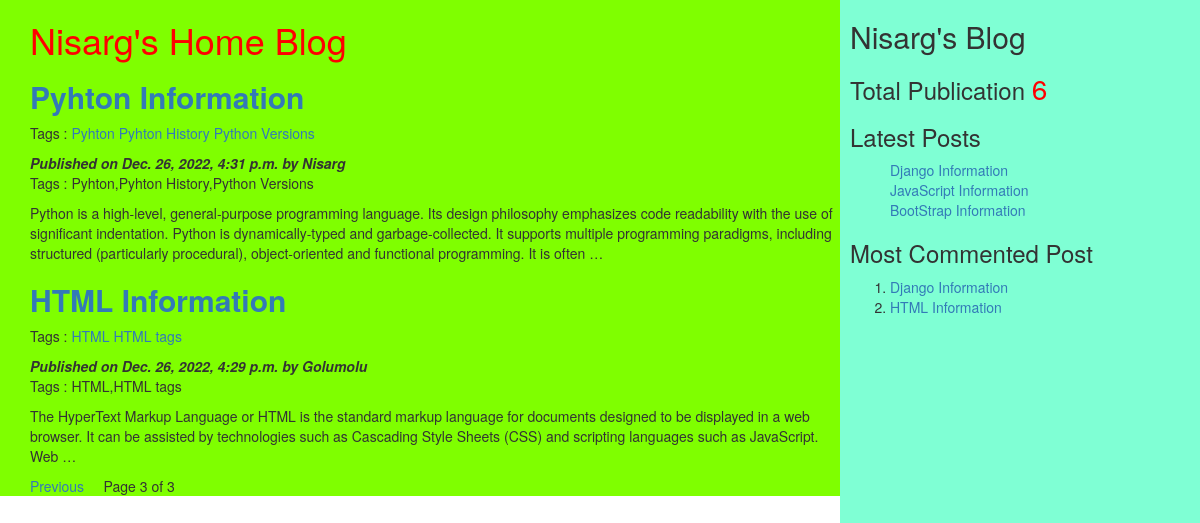
/?page=3, run on the app's committed database.
### myApp/models.py (models this page shows, shortened)
class Post(models.Model):
    tags = TaggableManager()
    STATUS_CHOICE = (('draft','Draft'),('published','Published'))
    title = models.CharField(max_length=400)
    slug = models.SlugField(max_length=50, unique_for_date='publish')
    author = models.ForeignKey(User,related_name='blog_posts',on_delete=models.CASCADE)
    body = models.TextField()
    publish = models.DateTimeField(default=timezone.now)
    created = models.DateTimeField(auto_now_add=True)
    updated = models.DateTimeField(auto_now=True)
    status = models.CharField(max_length=20,choices=STATUS_CHOICE,default='draft')
    objects = CustomManager()
    class Meta:
        ordering = ('-publish',)
    def get_absolute_url(self):
        return reverse('post_detail', args=[self.publish.year,self.publish.strftime('%m'),self.publish.strftime('%d'),self.slug])

### myApp/views.py (the view)
# urls.py: url(r'^$', views.post_list_view),
def post_list_view(request,tag_slug=None):
    post_list = Post.objects.all()
    tag = None
    if tag_slug:
        tag = get_object_or_404(Tag, slug=tag_slug) #provided slug
        post_list = post_list.filter(tags__in=[tag])
    paginator = Paginator(post_list,2) #step1
    page_number = request.GET.get('page') #step2
    try:
        post_list = paginator.page(page_number) #step3
    except PageNotAnInteger:
        post_list = paginator.page(1) #step3
    except EmptyPage:
        post_list = paginator.page(paginator.num_pages) #step4
    d = {'post_list' : post_list, 'tag' : tag}
    return render(request, 'myApp/post_list.html',d)

### myApp/models.py (called while the page is built)
    def get_queryset(self):
        return super().get_queryset().filter(status='published')

### myApp/templatetags/mytags.py (called while the page is built)
@register.simple_tag # using register variable we are accessing simple_tag
def total_posts():
    return Post.objects.count() # return total no. of posts

@register.inclusion_tag('myApp/latest_post.html')
def show_latest_posts(count = 3):
    latest_posts = Post.objects.order_by('-publish')[:count] #collect the posts based on latest published date wrt specified count
    return {'latest_posts' : latest_posts}

@register.simple_tag
def get_most_commented_posts(count = 2):
    return Post.objects.annotate(total_comments = Count('comments')).order_by('-total_comments')[:count]

### templates/myApp/post_list.html (shortened to what this page needs)
<!DOCTYPE html>
<html lang="en">
    {% extends 'myApp/parent.html' %}
    {% block content_block %}
    <h1 style="color: red;">Nisarg's Home Blog</h1>
    {% for post in post_list %}
    <a href="{{post.get_absolute_url}}"><h2><b>{{post.title}}</b></h2></a>
    <p>Tags :
        {% for t in post.tags.all %}
        <a href="{%url "post_list_by_tag_name" t.slug%}">{{t.name}}</a>
        {% endfor %}
    </p>
    <i><b>Published on {{post.publish}} by {{post.author|title}}</b></i>
    <p>Tags : {{post.tags.all|join:','}}</p>
    {{post.body|truncatewords:40|linebreaks}}
    {% endfor %}
    {% include 'myApp/pagination.html' with page=post_list %}
    {% endblock %}

### templates/myApp/parent.html (shortened to what this page needs)
<!DOCTYPE html>
<html lang="en">
    {% load mytags %}
<head>
    <link rel="stylesheet" href="https://cdn.jsdelivr.net/npm/bootstrap@3.3.7/dist/css/bootstrap.min.css">
</head>
<body>
    <div class="content" style="width: 70%; float: left;background-color: chartreuse;height: auto; padding: 0 0 0 30px;">
        {% block content_block %}
        {% endblock %}
    </div>
    <div class="sidebar" style="width: 30%; float: right;background-color: aquamarine;height: 120vh; padding: 0 0 0 10px;">
        <h2>Nisarg's Blog</h2>
        <h3>
            Total Publication
            <span style="color: red; font-size: 28px;">
                {% total_posts %}
            </span>
                <h3>Latest Posts</h3>
                {% show_latest_posts %}
                <h3>Most Commented Post</h3>
                {% get_most_commented_posts as m%}
                <ol>
                    {% for post in m %}
                    <li><a href=" {{post.get_absolute_url}} "> {{post.title}}</a></li>
                    {% endfor %}
                </ol>
        </h3>
    </div>
</body>
</html>

### templates/myApp/pagination.html (shortened to what this page needs)
<!DOCTYPE html>
<html lang="en">
<head>
</head>
<body>
    <div class="paginator">
        {% if page.has_previous %}
        <a href="?page={{page.previous_page_number}}">Previous</a> &nbsp; &nbsp;
        {% endif %}
        <span>Page {{page.number}} of {{page.paginator.num_pages}}</span>&nbsp; &nbsp;
    </div>
</body>
</html>

### templates/myApp/latest_post.html (shortened to what this page needs)
<!DOCTYPE html>
<html lang="en">
<head>
</head>
<body>
    <ol>
        {% for post in latest_posts %}
        <a href=" {{post.get_absolute_url}} ">{{post.title}}</a><br>
        {% endfor %}
    </ol>
</body>
</html>

### data on the page
Post: title "Pyhton Information", publish "Dec. 26, 2022, 4:31 p.m.", author "Nisarg", tags.all "Pyhton,Pyhton History,Python Versions", body "Python is a high-level, general-purpose programming language. Its design philosophy emphasizes code readability with the use of significant indentation. Python is dynamically-typed and garbage-collected. It supports multiple programming paradigms, including structured (particularly procedural), object-oriented and functional programming. It is often …"
Tag: name "Pyhton"
Tag: name "Pyhton History"
Tag: name "Python Versions"
Post: title "HTML Information", publish "Dec. 26, 2022, 4:29 p.m.", author "Golumolu", tags.all "HTML,HTML tags", body "The HyperText Markup Language or HTML is the standard markup language for documents designed to be displayed in a web browser. It can be assisted by technologies such as Cascading Style Sheets (CSS) and scripting languages such as JavaScript. Web …"
Tag: name "HTML"
Tag: name "HTML tags"
Post: title "Django Information"
Post: title "JavaScript Information"
Post: title "BootStrap Information"

### other printed values
{{ page.number }} "3"
{{ page.paginator.num_pages }} "3"
